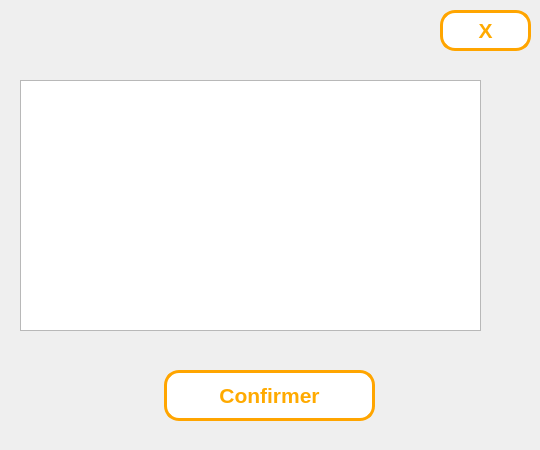
<?xml version="1.0" encoding="UTF-8"?>
<ui version="4.0">
 <class>Form</class>
 <widget class="QWidget" name="Form">
  <property name="geometry">
   <rect>
    <x>0</x>
    <y>0</y>
    <width>540</width>
    <height>450</height>
   </rect>
  </property>
  <property name="windowTitle">
   <string>Form</string>
  </property>
  <widget class="QPushButton" name="rendreOutils_4">
   <property name="geometry">
    <rect>
     <x>164</x>
     <y>370</y>
     <width>211</width>
     <height>51</height>
    </rect>
   </property>
   <property name="palette">
    <palette>
     <active>
      <colorrole role="WindowText">
       <brush brushstyle="SolidPattern">
        <color alpha="255">
         <red>255</red>
         <green>170</green>
         <blue>0</blue>
        </color>
       </brush>
      </colorrole>
      <colorrole role="Button">
       <brush brushstyle="SolidPattern">
        <color alpha="255">
         <red>255</red>
         <green>255</green>
         <blue>255</blue>
        </color>
       </brush>
      </colorrole>
      <colorrole role="Text">
       <brush brushstyle="SolidPattern">
        <color alpha="255">
         <red>255</red>
         <green>170</green>
         <blue>0</blue>
        </color>
       </brush>
      </colorrole>
      <colorrole role="ButtonText">
       <brush brushstyle="SolidPattern">
        <color alpha="255">
         <red>255</red>
         <green>170</green>
         <blue>0</blue>
        </color>
       </brush>
      </colorrole>
      <colorrole role="Base">
       <brush brushstyle="SolidPattern">
        <color alpha="255">
         <red>255</red>
         <green>255</green>
         <blue>255</blue>
        </color>
       </brush>
      </colorrole>
      <colorrole role="Window">
       <brush brushstyle="SolidPattern">
        <color alpha="255">
         <red>255</red>
         <green>255</green>
         <blue>255</blue>
        </color>
       </brush>
      </colorrole>
      <colorrole role="PlaceholderText">
       <brush brushstyle="NoBrush">
        <color alpha="128">
         <red>255</red>
         <green>170</green>
         <blue>0</blue>
        </color>
       </brush>
      </colorrole>
     </active>
     <inactive>
      <colorrole role="WindowText">
       <brush brushstyle="SolidPattern">
        <color alpha="255">
         <red>255</red>
         <green>170</green>
         <blue>0</blue>
        </color>
       </brush>
      </colorrole>
      <colorrole role="Button">
       <brush brushstyle="SolidPattern">
        <color alpha="255">
         <red>255</red>
         <green>255</green>
         <blue>255</blue>
        </color>
       </brush>
      </colorrole>
      <colorrole role="Text">
       <brush brushstyle="SolidPattern">
        <color alpha="255">
         <red>255</red>
         <green>170</green>
         <blue>0</blue>
        </color>
       </brush>
      </colorrole>
      <colorrole role="ButtonText">
       <brush brushstyle="SolidPattern">
        <color alpha="255">
         <red>255</red>
         <green>170</green>
         <blue>0</blue>
        </color>
       </brush>
      </colorrole>
      <colorrole role="Base">
       <brush brushstyle="SolidPattern">
        <color alpha="255">
         <red>255</red>
         <green>255</green>
         <blue>255</blue>
        </color>
       </brush>
      </colorrole>
      <colorrole role="Window">
       <brush brushstyle="SolidPattern">
        <color alpha="255">
         <red>255</red>
         <green>255</green>
         <blue>255</blue>
        </color>
       </brush>
      </colorrole>
      <colorrole role="PlaceholderText">
       <brush brushstyle="NoBrush">
        <color alpha="128">
         <red>255</red>
         <green>170</green>
         <blue>0</blue>
        </color>
       </brush>
      </colorrole>
     </inactive>
     <disabled>
      <colorrole role="WindowText">
       <brush brushstyle="SolidPattern">
        <color alpha="255">
         <red>255</red>
         <green>170</green>
         <blue>0</blue>
        </color>
       </brush>
      </colorrole>
      <colorrole role="Button">
       <brush brushstyle="SolidPattern">
        <color alpha="255">
         <red>255</red>
         <green>255</green>
         <blue>255</blue>
        </color>
       </brush>
      </colorrole>
      <colorrole role="Text">
       <brush brushstyle="SolidPattern">
        <color alpha="255">
         <red>255</red>
         <green>170</green>
         <blue>0</blue>
        </color>
       </brush>
      </colorrole>
      <colorrole role="ButtonText">
       <brush brushstyle="SolidPattern">
        <color alpha="255">
         <red>255</red>
         <green>170</green>
         <blue>0</blue>
        </color>
       </brush>
      </colorrole>
      <colorrole role="Base">
       <brush brushstyle="SolidPattern">
        <color alpha="255">
         <red>255</red>
         <green>255</green>
         <blue>255</blue>
        </color>
       </brush>
      </colorrole>
      <colorrole role="Window">
       <brush brushstyle="SolidPattern">
        <color alpha="255">
         <red>255</red>
         <green>255</green>
         <blue>255</blue>
        </color>
       </brush>
      </colorrole>
      <colorrole role="PlaceholderText">
       <brush brushstyle="NoBrush">
        <color alpha="128">
         <red>255</red>
         <green>170</green>
         <blue>0</blue>
        </color>
       </brush>
      </colorrole>
     </disabled>
    </palette>
   </property>
   <property name="font">
    <font>
     <pointsize>16</pointsize>
     <weight>75</weight>
     <bold>true</bold>
    </font>
   </property>
   <property name="styleSheet">
    <string notr="true">border-color: rgb(255, 170, 0);
border:3px solid orange;

border-color:orange;
border-radius: 15px ;
background-color:white;
color: rgb(255, 170, 0);
border-bort</string>
   </property>
   <property name="text">
    <string>Confirmer</string>
   </property>
  </widget>
  <widget class="QTableView" name="tableView">
   <property name="geometry">
    <rect>
     <x>20</x>
     <y>80</y>
     <width>461</width>
     <height>251</height>
    </rect>
   </property>
  </widget>
  <widget class="QPushButton" name="rendreOutils_5">
   <property name="geometry">
    <rect>
     <x>440</x>
     <y>10</y>
     <width>91</width>
     <height>41</height>
    </rect>
   </property>
   <property name="palette">
    <palette>
     <active>
      <colorrole role="WindowText">
       <brush brushstyle="SolidPattern">
        <color alpha="255">
         <red>255</red>
         <green>170</green>
         <blue>0</blue>
        </color>
       </brush>
      </colorrole>
      <colorrole role="Button">
       <brush brushstyle="SolidPattern">
        <color alpha="255">
         <red>255</red>
         <green>255</green>
         <blue>255</blue>
        </color>
       </brush>
      </colorrole>
      <colorrole role="Text">
       <brush brushstyle="SolidPattern">
        <color alpha="255">
         <red>255</red>
         <green>170</green>
         <blue>0</blue>
        </color>
       </brush>
      </colorrole>
      <colorrole role="ButtonText">
       <brush brushstyle="SolidPattern">
        <color alpha="255">
         <red>255</red>
         <green>170</green>
         <blue>0</blue>
        </color>
       </brush>
      </colorrole>
      <colorrole role="Base">
       <brush brushstyle="SolidPattern">
        <color alpha="255">
         <red>255</red>
         <green>255</green>
         <blue>255</blue>
        </color>
       </brush>
      </colorrole>
      <colorrole role="Window">
       <brush brushstyle="SolidPattern">
        <color alpha="255">
         <red>255</red>
         <green>255</green>
         <blue>255</blue>
        </color>
       </brush>
      </colorrole>
      <colorrole role="PlaceholderText">
       <brush brushstyle="NoBrush">
        <color alpha="128">
         <red>255</red>
         <green>170</green>
         <blue>0</blue>
        </color>
       </brush>
      </colorrole>
     </active>
     <inactive>
      <colorrole role="WindowText">
       <brush brushstyle="SolidPattern">
        <color alpha="255">
         <red>255</red>
         <green>170</green>
         <blue>0</blue>
        </color>
       </brush>
      </colorrole>
      <colorrole role="Button">
       <brush brushstyle="SolidPattern">
        <color alpha="255">
         <red>255</red>
         <green>255</green>
         <blue>255</blue>
        </color>
       </brush>
      </colorrole>
      <colorrole role="Text">
       <brush brushstyle="SolidPattern">
        <color alpha="255">
         <red>255</red>
         <green>170</green>
         <blue>0</blue>
        </color>
       </brush>
      </colorrole>
      <colorrole role="ButtonText">
       <brush brushstyle="SolidPattern">
        <color alpha="255">
         <red>255</red>
         <green>170</green>
         <blue>0</blue>
        </color>
       </brush>
      </colorrole>
      <colorrole role="Base">
       <brush brushstyle="SolidPattern">
        <color alpha="255">
         <red>255</red>
         <green>255</green>
         <blue>255</blue>
        </color>
       </brush>
      </colorrole>
      <colorrole role="Window">
       <brush brushstyle="SolidPattern">
        <color alpha="255">
         <red>255</red>
         <green>255</green>
         <blue>255</blue>
        </color>
       </brush>
      </colorrole>
      <colorrole role="PlaceholderText">
       <brush brushstyle="NoBrush">
        <color alpha="128">
         <red>255</red>
         <green>170</green>
         <blue>0</blue>
        </color>
       </brush>
      </colorrole>
     </inactive>
     <disabled>
      <colorrole role="WindowText">
       <brush brushstyle="SolidPattern">
        <color alpha="255">
         <red>255</red>
         <green>170</green>
         <blue>0</blue>
        </color>
       </brush>
      </colorrole>
      <colorrole role="Button">
       <brush brushstyle="SolidPattern">
        <color alpha="255">
         <red>255</red>
         <green>255</green>
         <blue>255</blue>
        </color>
       </brush>
      </colorrole>
      <colorrole role="Text">
       <brush brushstyle="SolidPattern">
        <color alpha="255">
         <red>255</red>
         <green>170</green>
         <blue>0</blue>
        </color>
       </brush>
      </colorrole>
      <colorrole role="ButtonText">
       <brush brushstyle="SolidPattern">
        <color alpha="255">
         <red>255</red>
         <green>170</green>
         <blue>0</blue>
        </color>
       </brush>
      </colorrole>
      <colorrole role="Base">
       <brush brushstyle="SolidPattern">
        <color alpha="255">
         <red>255</red>
         <green>255</green>
         <blue>255</blue>
        </color>
       </brush>
      </colorrole>
      <colorrole role="Window">
       <brush brushstyle="SolidPattern">
        <color alpha="255">
         <red>255</red>
         <green>255</green>
         <blue>255</blue>
        </color>
       </brush>
      </colorrole>
      <colorrole role="PlaceholderText">
       <brush brushstyle="NoBrush">
        <color alpha="128">
         <red>255</red>
         <green>170</green>
         <blue>0</blue>
        </color>
       </brush>
      </colorrole>
     </disabled>
    </palette>
   </property>
   <property name="font">
    <font>
     <pointsize>16</pointsize>
     <weight>75</weight>
     <bold>true</bold>
    </font>
   </property>
   <property name="styleSheet">
    <string notr="true">border-color: rgb(255, 170, 0);
border:3px solid orange;

border-color:orange;
border-radius: 15px ;
background-color:white;
color: rgb(255, 170, 0);
border-bort</string>
   </property>
   <property name="text">
    <string>X</string>
   </property>
  </widget>
 </widget>
 <resources/>
 <connections/>
</ui>
